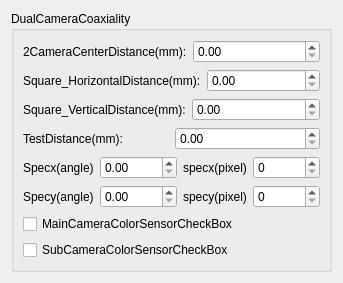
     <widget class="QWidget" name="page_16">
      <layout class="QVBoxLayout" name="verticalLayout_16">
       <item>
        <widget class="QGroupBox" name="groupBox_2">
         <property name="title">
          <string>DualCameraCoaxiality</string>
         </property>
         <layout class="QVBoxLayout" name="verticalLayout_15">
          <item>
           <layout class="QHBoxLayout" name="horizontalLayout_55">
            <item>
             <widget class="QLabel" name="label_48">
              <property name="text">
               <string>2CameraCenterDistance(mm):</string>
              </property>
             </widget>
            </item>
            <item>
             <widget class="QDoubleSpinBox" name="dualcmcenterdisdoubleSpinBox">
              <property name="maximum">
               <double>1000.000000000000000</double>
              </property>
              <property name="singleStep">
               <double>0.001000000000000</double>
              </property>
             </widget>
            </item>
           </layout>
          </item>
          <item>
           <layout class="QHBoxLayout" name="horizontalLayout_54">
            <item>
             <widget class="QLabel" name="label_49">
              <property name="text">
               <string>Square_HorizontalDistance(mm):</string>
              </property>
             </widget>
            </item>
            <item>
             <widget class="QDoubleSpinBox" name="squareHdisdoubleSpinBox">
              <property name="maximum">
               <double>1000.000000000000000</double>
              </property>
              <property name="singleStep">
               <double>0.001000000000000</double>
              </property>
             </widget>
            </item>
           </layout>
          </item>
          <item>
           <layout class="QHBoxLayout" name="horizontalLayout_53">
            <item>
             <widget class="QLabel" name="label_50">
              <property name="text">
               <string>Square_VerticalDistance(mm):</string>
              </property>
             </widget>
            </item>
            <item>
             <widget class="QDoubleSpinBox" name="squareVdisdoubleSpinBox">
              <property name="maximum">
               <double>1000.000000000000000</double>
              </property>
              <property name="singleStep">
               <double>0.001000000000000</double>
              </property>
             </widget>
            </item>
           </layout>
          </item>
          <item>
           <layout class="QHBoxLayout" name="horizontalLayout_56">
            <item>
             <widget class="QLabel" name="label_51">
              <property name="text">
               <string>TestDistance(mm):</string>
              </property>
             </widget>
            </item>
            <item>
             <widget class="QDoubleSpinBox" name="testdisdoubleSpinBox">
              <property name="maximum">
               <double>1000.000000000000000</double>
              </property>
              <property name="singleStep">
               <double>0.001000000000000</double>
              </property>
             </widget>
            </item>
           </layout>
          </item>
          <item>
           <layout class="QHBoxLayout" name="horizontalLayout_60">
            <item>
             <layout class="QHBoxLayout" name="horizontalLayout_57">
              <item>
               <widget class="QLabel" name="label_52">
                <property name="text">
                 <string>Specx(angle)</string>
                </property>
               </widget>
              </item>
              <item>
               <widget class="QDoubleSpinBox" name="specxdoubleSpinBox">
                <property name="maximum">
                 <double>10000.000000000000000</double>
                </property>
               </widget>
              </item>
             </layout>
            </item>
            <item>
             <layout class="QHBoxLayout" name="horizontalLayout_58">
              <item>
               <widget class="QLabel" name="label_53">
                <property name="text">
                 <string>specx(pixel)</string>
                </property>
               </widget>
              </item>
              <item>
               <widget class="QSpinBox" name="specxpixelspinBox">
                <property name="maximum">
                 <number>100000</number>
                </property>
               </widget>
              </item>
             </layout>
            </item>
           </layout>
          </item>
          <item>
           <layout class="QHBoxLayout" name="horizontalLayout_61">
            <item>
             <layout class="QHBoxLayout" name="horizontalLayout_59">
              <item>
               <widget class="QLabel" name="label_54">
                <property name="text">
                 <string>Specy(angle)</string>
                </property>
               </widget>
              </item>
              <item>
               <widget class="QDoubleSpinBox" name="specydoubleSpinBox">
                <property name="maximum">
                 <double>10000.000000000000000</double>
                </property>
               </widget>
              </item>
             </layout>
            </item>
            <item>
             <layout class="QHBoxLayout" name="horizontalLayout_62">
              <item>
               <widget class="QLabel" name="label_55">
                <property name="text">
                 <string>specy(pixel)</string>
                </property>
               </widget>
              </item>
              <item>
               <widget class="QSpinBox" name="specypixelspinBox">
                <property name="maximum">
                 <number>100000</number>
                </property>
               </widget>
              </item>
             </layout>
            </item>
           </layout>
          </item>
          <item>
           <widget class="QCheckBox" name="maincmcolorcheckBox">
            <property name="text">
             <string>MainCameraColorSensorCheckBox</string>
            </property>
           </widget>
          </item>
          <item>
           <widget class="QCheckBox" name="subcmcolorcheckBox">
            <property name="text">
             <string>SubCameraColorSensorCheckBox</string>
            </property>
           </widget>
          </item>
         </layout>
        </widget>
       </item>
      </layout>
     </widget>
